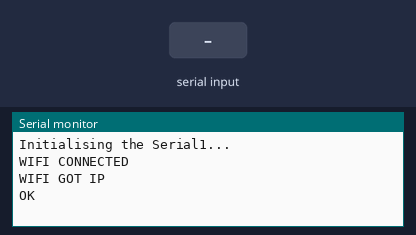
Recording of a sketch running on a simulated Arduino Uno, built with avr-gcc and run on an emulated ATmega328P. On the bench: the last lines printed to the serial monitor. Inputs (shaded band) come from the test bench. The modem accepts every AT command (registered, SIM ready, sends succeed) and sends nothing else.

Above: at 2.2 s.
2.3 s: "1" received over the second serial link
At 4.3 s:
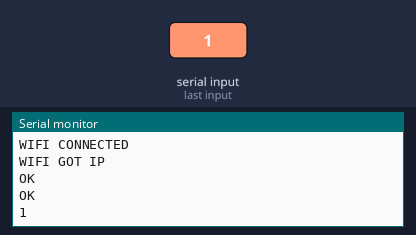
4.7 s: "0" received over the second serial link
At 6.2 s:
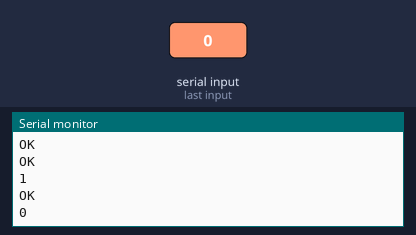

Measured:
- after the input at 2.3 s, the serial monitor: prints a new line after 1.0 s (image 1)
- after the input at 4.7 s, the serial monitor: prints a new line after 1.0 s (image 2)

The sketch:

wifi.ino
```cpp
//============{Arduino wed-MySQL-Upload_Data : LED HIGI or LOW }============//
#include <SoftwareSerial.h>
SoftwareSerial UART (9,8);
#include <ArduinoJson.h>

//============= {ESP - AT Command設定} =============//
#define  AP_Connect  "AT+CWJAP=\"STUWLAN-L0615_2.4G\",\"l0615&l0615\""//AP密碼
#define  ATMode      "AT+CWMODE=1"//網卡模式
#define  ATMUX       "AT+CIPMUX=0"//單點連接
#define  CloseIP     "AT+CIPCLOSE"//關閉連線
#define  TCP """AT+CIPSTART=\"TCP\",\"120.119.73.23\",80"""/*建立 TCP/UDP 連線*/

//============= {Upload or download} =============//
#define SQL_PHP  "GET /phpMyAdmin/JP_Lin/Fire_IOT.php?key=l0615&query="
#define Send_ID_1  "UPDATE `LoRa_UP_Data` SET `Car_1`= '"+a+"',`Car_2`= '"+b+"' WHERE`ID`='0' "
#define Send_ID_2  "UPDATE `LoRa_UP_Data` SET `Car_1`= '"+c+"',`Car_2`= '"+d+"' WHERE`ID`='0' "
#define End "\r\n\r\n"

int Botton_1,Botton_2;
String a="aa",b="bb",c="cc",d="dd";
String GET , cmd ;

void setup() {
  Serial.begin(115200);
  UART.begin(115200);
  Serial.println("Initialising the Serial1...");
  UART.println(AP_Connect);
  Serial.println(UART.readString());
}

void WiFi_Connect(){
  UART.println(ATMode);
  delay(500);
  Serial.println(UART.readString());
  UART.println(ATMUX);
  delay(500);
  Serial.println(UART.readString());
  UART.println(TCP);
  delay(500);
  Serial.println(UART.readString());
}

void MySQL_BottonData_1(){
  WiFi_Connect();
  delay(500);
  GET = SQL_PHP;
  GET += Send_ID_1;
  GET += End;
  MySQL_SendData();
}

void MySQL_BottonData_2(){
  WiFi_Connect();
  delay(500);
  GET = SQL_PHP;
  GET += Send_ID_2;
  GET += End;
  MySQL_SendData();
}

void MySQL_SendData(){
  cmd="AT+CIPSEND=" + String(GET.length());
  UART.println(cmd);
  delay(500);
  UART.println(GET);
  delay(500);
  Serial.println(GET);
  Serial.println(F("----------------------------------------------------------"));
  GET="";
}

void loop() {
     MySQL_BottonData_1();
     delay(3000);
     MySQL_BottonData_2();
}
```
